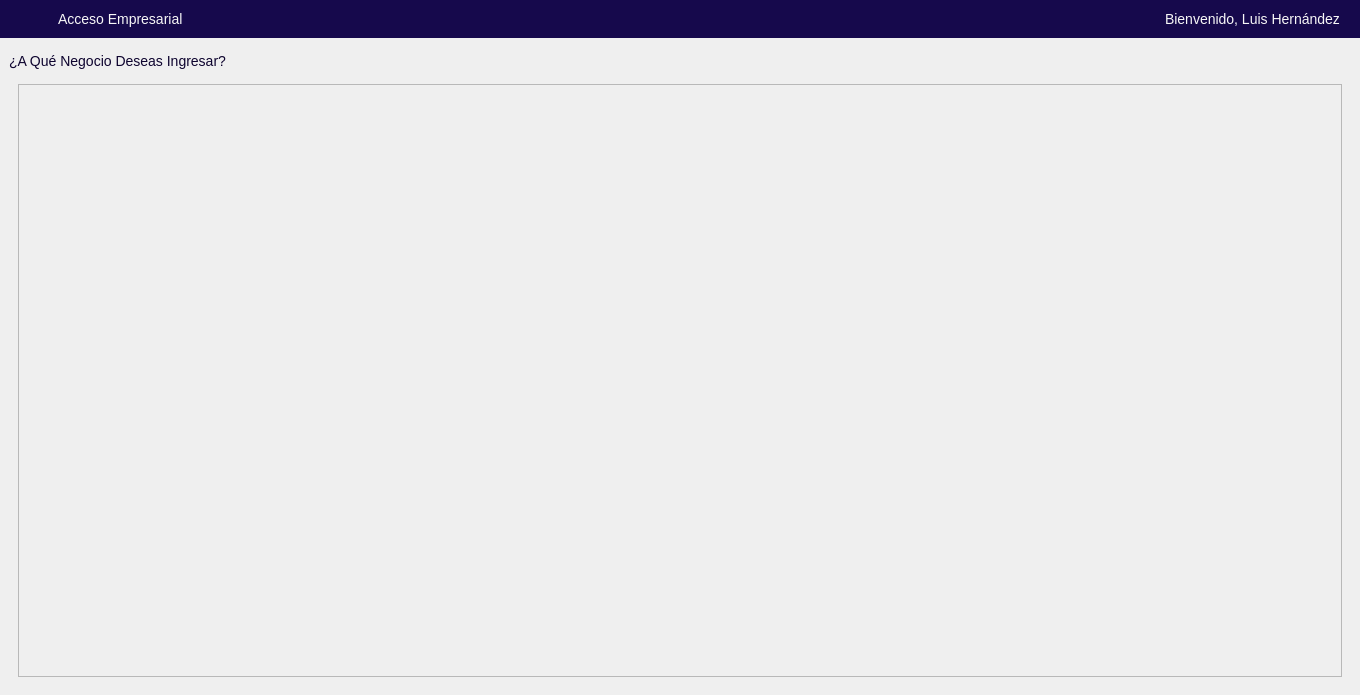
<?xml version="1.0" encoding="UTF-8"?>
<ui version="4.0">
 <class>contenedorPrincipal</class>
 <widget class="QWidget" name="contenedorPrincipal">
  <property name="geometry">
   <rect>
    <x>0</x>
    <y>0</y>
    <width>1360</width>
    <height>695</height>
   </rect>
  </property>
  <property name="windowTitle">
   <string>Form</string>
  </property>
  <property name="styleSheet">
   <string notr="true">/*
-----------------------------------------------------------------------------------------------------
Textos
-----------------------------------------------------------------------------------------------------
*/

QLabel {
    font-size: 14px;
    color: #0E042F;
}
QLabel[texto=&quot;TituloPrincipal&quot;] {
    font-size: 30px;
    qproperty-alignment: 'AlignCenter';
    font-weight: bold;
}



QFrame[tarjeta=&quot;Negocio&quot;] {
    background-color: #ffffff;
    border: 2px solid #dcdde1;
    border-radius: 8px;
}

QFrame[tarjeta=&quot;Negocio&quot;]:hover {
    background-color: #f7fafc;
    border: 2px solid #16094C;
    border-radius: 8px;
}</string>
  </property>
  <layout class="QVBoxLayout" name="verticalLayout">
   <property name="leftMargin">
    <number>0</number>
   </property>
   <property name="topMargin">
    <number>0</number>
   </property>
   <property name="rightMargin">
    <number>0</number>
   </property>
   <property name="bottomMargin">
    <number>0</number>
   </property>
   <item>
    <widget class="QWidget" name="parteArriba" native="true">
     <property name="maximumSize">
      <size>
       <width>16777215</width>
       <height>150</height>
      </size>
     </property>
     <property name="styleSheet">
      <string notr="true">#parteArriba{
background-color: #16094C;
}
/*
-----------------------------------------------------------------------------------------------------
Textos
-----------------------------------------------------------------------------------------------------
*/

QLabel {
    font-size: 14px;
    color: #F7F7F7;
}
QLabel[texto=&quot;Destacado&quot;] {
    font-size: 16px;
    font-weight: bold;
}
</string>
     </property>
     <layout class="QHBoxLayout" name="horizontalLayout">
      <property name="spacing">
       <number>30</number>
      </property>
      <property name="leftMargin">
       <number>20</number>
      </property>
      <property name="rightMargin">
       <number>20</number>
      </property>
      <item>
       <widget class="QLabel" name="label">
        <property name="maximumSize">
         <size>
          <width>100</width>
          <height>100</height>
         </size>
        </property>
        <property name="text">
         <string/>
        </property>
        <property name="pixmap">
         <pixmap resource="../resources/resources.qrc">:/images/logo.png</pixmap>
        </property>
        <property name="scaledContents">
         <bool>true</bool>
        </property>
       </widget>
      </item>
      <item>
       <widget class="QLabel" name="label_2">
        <property name="styleSheet">
         <string notr="true"/>
        </property>
        <property name="text">
         <string>Acceso Empresarial</string>
        </property>
        <property name="texto" stdset="0">
         <string>Destacado</string>
        </property>
       </widget>
      </item>
      <item>
       <spacer name="horizontalSpacer">
        <property name="orientation">
         <enum>Qt::Horizontal</enum>
        </property>
        <property name="sizeHint" stdset="0">
         <size>
          <width>40</width>
          <height>20</height>
         </size>
        </property>
       </spacer>
      </item>
      <item>
       <widget class="QLabel" name="lblBienvenidaUser">
        <property name="text">
         <string>Bienvenido, Luis Hernández</string>
        </property>
       </widget>
      </item>
     </layout>
    </widget>
   </item>
   <item>
    <widget class="QWidget" name="widget" native="true">
     <layout class="QVBoxLayout" name="verticalLayout_2">
      <item>
       <widget class="QLabel" name="label_3">
        <property name="maximumSize">
         <size>
          <width>16777215</width>
          <height>50</height>
         </size>
        </property>
        <property name="text">
         <string>¿A Qué Negocio Deseas Ingresar?</string>
        </property>
        <property name="texto" stdset="0">
         <string>TituloPrincipal</string>
        </property>
       </widget>
      </item>
      <item>
       <widget class="QStackedWidget" name="stackedWidget">
        <property name="currentIndex">
         <number>0</number>
        </property>
        <widget class="QWidget" name="page">
         <layout class="QVBoxLayout" name="verticalLayout_3">
          <item>
           <widget class="QScrollArea" name="scrollArea">
            <property name="widgetResizable">
             <bool>true</bool>
            </property>
            <widget class="QWidget" name="scrollAreaWidgetContents">
             <property name="geometry">
              <rect>
               <x>0</x>
               <y>0</y>
               <width>1332</width>
               <height>496</height>
              </rect>
             </property>
             <layout class="QGridLayout" name="gridLayout"/>
            </widget>
           </widget>
          </item>
         </layout>
        </widget>
        <widget class="QWidget" name="page_2"/>
       </widget>
      </item>
     </layout>
    </widget>
   </item>
  </layout>
 </widget>
 <resources>
  <include location="../resources/resources.qrc"/>
 </resources>
 <connections/>
</ui>
